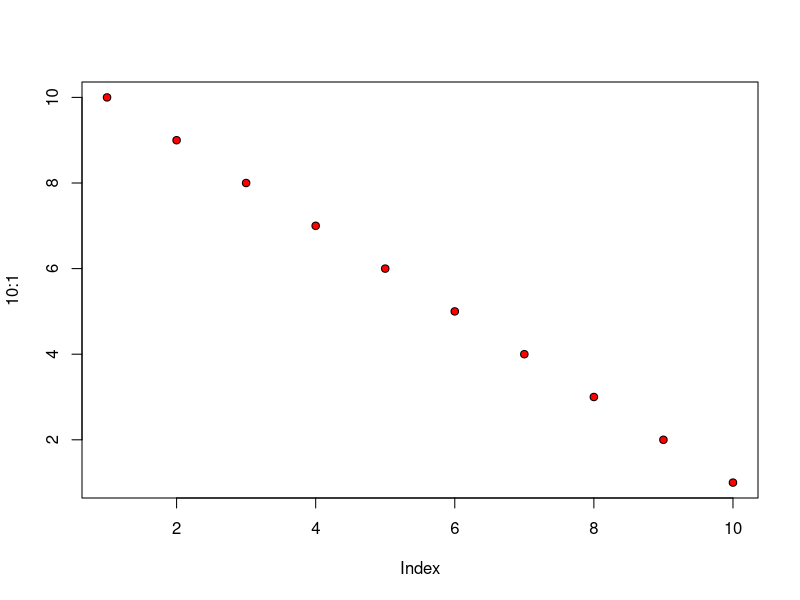

Here is the R script that generated this plot:
## ---- chunk 1
plot(10:1, pch=21, bg="red")
